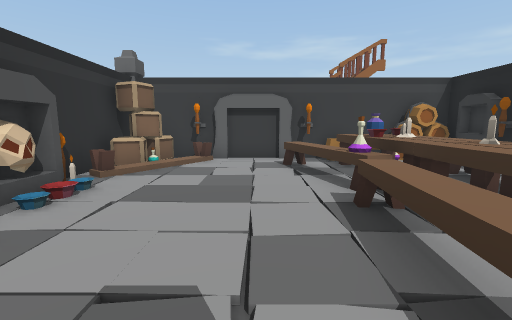
View 1 (above)

15 first-person views from a walk through a scene from a Unity 3-D project. The camera is 1.4 m above the floor, tilts 8° down and sees 90° across. The floor is counted in squares, 1.12 m on a side. Each view is taken from the middle of a square. On the plan, view 1 faces up. The plan holds only what a view shows up to about 12 squares ahead; the rest is blank. The place goes on beyond the plan. The player character is not drawn. Some animated figures are not drawn.

View 2
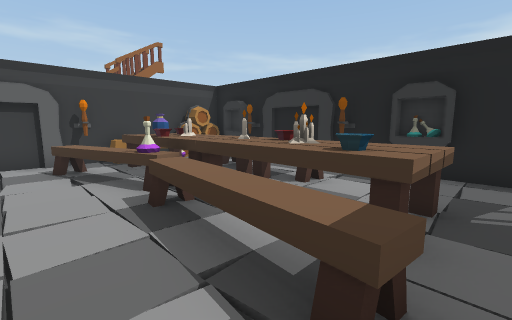

View 3
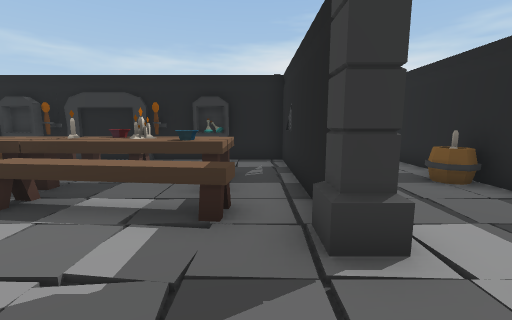

View 4
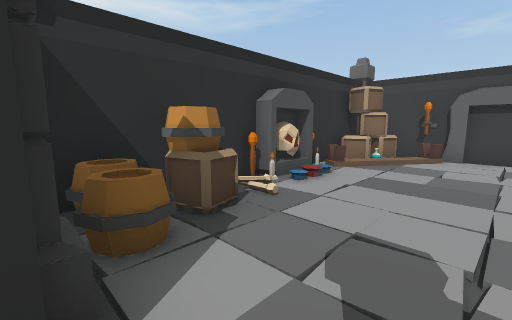

View 5
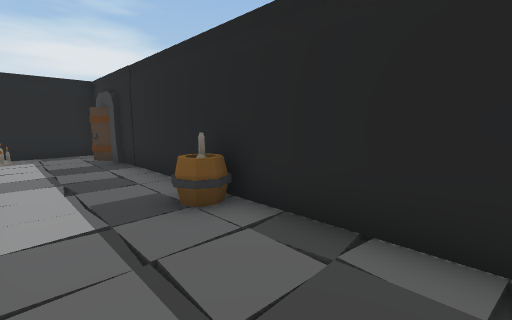

View 6
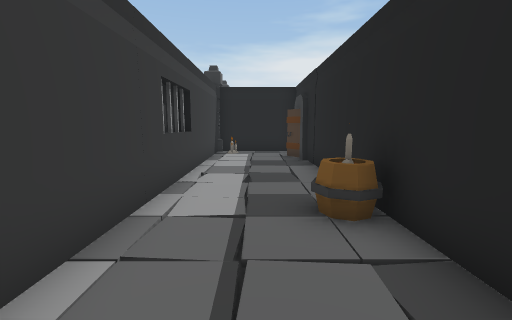

View 7
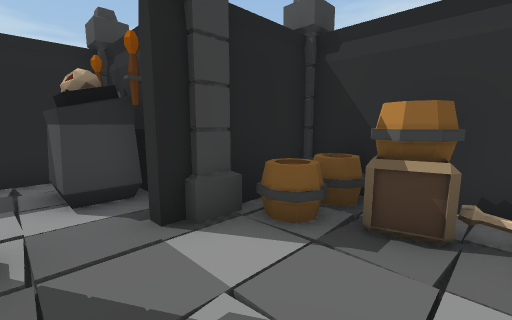

View 8
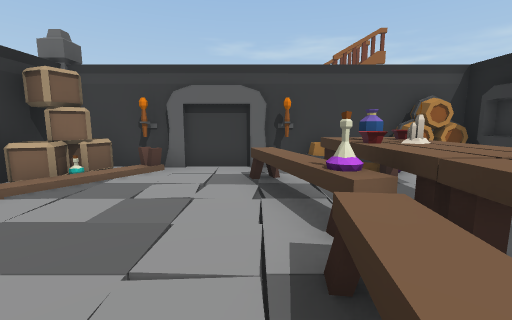

View 9
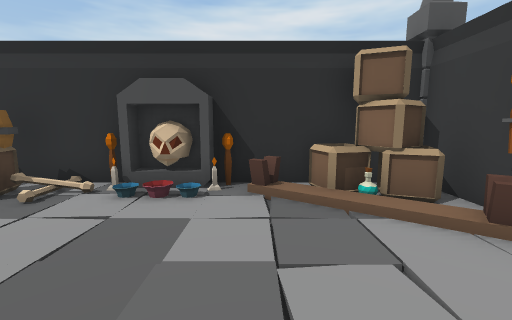

View 10
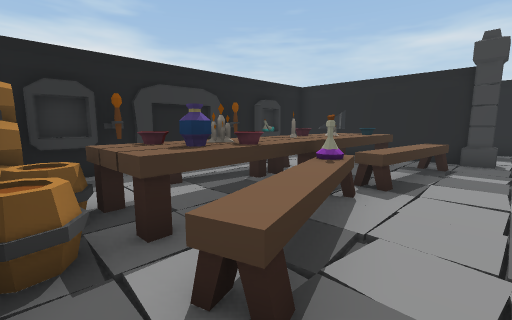

View 11
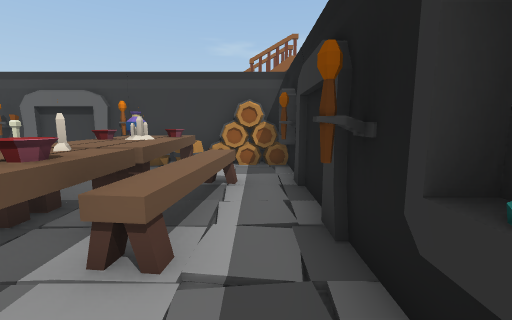

View 12
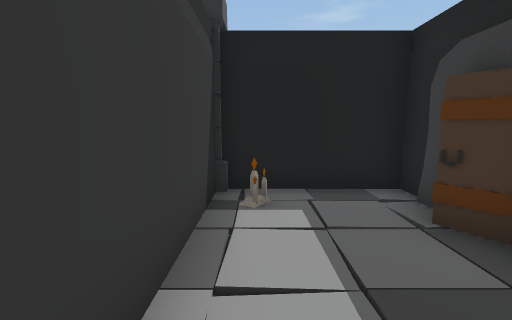

View 13
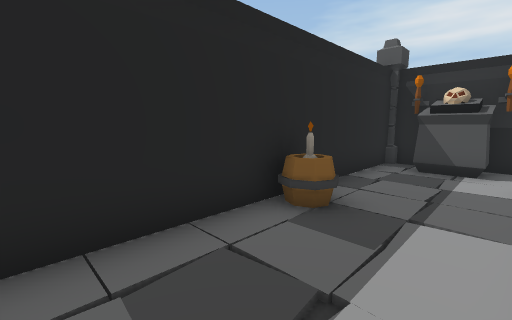

View 14
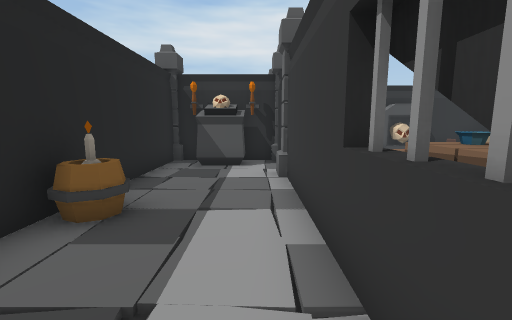

View 15
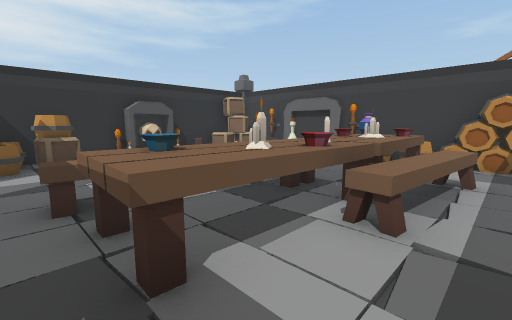

### Floor plan
Points are (right, up) in squares from view 1. A wall is a line through its corners. A room is listed if a view was taken in it or the views show most of it. See-through windows are left out.
Room 1 (views 1, 2, 3, 4, 5, 6, 7, 8, 9, 10, 11, 12, 13, 14, 15)
walls: (1.4, -0.9) (7, -0.9); (6.7, 0.9) (6.7, 2.1); (6.1, -0.9) (5.4, -0.9); (-1.9, -1.5) (-1.9, -4.8) (9, -4.8); (7, -1.4) (7, 8.5); (-4.4, 3.5) (-4.4, -0.9) (-2.4, -0.9); (6.7, 7.4) (6.7, 8.6); (1.4, 9.3) (0.8, 9.3); (0.9, 9.5) (-1.1, 9.5); (-1.4, 9.5) (-4.4, 9.5); (7, 9.5) (1.2, 9.5); (-4.4, 8.6) (-4.4, 5); (8.8, -4.6) (9.6, -4.6) (10.1, -4.2); (11.5, -1.3) (1.5, -1.3); (11.1, -4.8) (11.8, -4.8) (11.8, -1.5)
objects: barrel (-4, 0); barrel (-4, 1); other object (-4, 3); skull (-4, 4); candle (-4, 5); crate (-4, 7); crate (-4, 8); crate (-4, 9) to (-3, 9); barrel (-3, 0); crate (-3, 1); candle (-3, 3); potion (-3, 8); pillar (-2, -1); other object (-2, 9); other object (-1, -4); skull (-1, -3); pillar (1, -1); other object (1, 1) to (2, 4); other object (1, 6) to (2, 8); potion (2, 5); barrel (3, -4); bowl (3, 1); table (3, 1) to (4, 4); table (3, 5) to (4, 5); bowl (3, 6); vase (3, 7); table (3, 8) to (4, 8); barrel (3, 9); candle (4, -4); candle (4, 2); bowl (4, 3); candle (4, 4); candle (4, 6); bowl (4, 7); barrel (4, 9); other object (5, 3) to (5, 6); other object (5, 8); barrel (5, 9); barrel (6, 9); candle (11, -2)

Where each view was taken, in squares from view 1:
view 1: 0 up, 0 right, facing up
view 2: 0 up, 0 right, facing up-right
view 3: 0 up, 2 left, facing right
view 4: 1 down, 0 right, facing up-left
view 5: 2 down, 0 right, facing down-right
view 6: 3 down, 0 right, facing right
view 7: 2 up, 0 right, facing down-left
view 8: 2 up, 1 right, facing up
view 9: 6 up, 1 right, facing left
view 10: 9 up, 0 right, facing down-right
view 11: 1 up, 6 right, facing up
view 12: 2 down, 7 right, facing right
view 13: 2 down, 7 right, facing down-left
view 14: 2 down, 7 right, facing left
view 15: 0 up, 6 right, facing up-left
